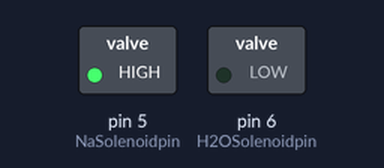
A sketch run on a simulated Arduino Uno, built with avr-gcc and run on an emulated ATmega328P. Shown: switched loads named in the sketch (green lamp = pin HIGH). Dashed ring = blinking.

Above: at 0.5 s.
Timing chart, 0 to 4.6 s (numbered marks = the images above):
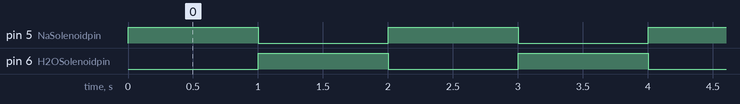

The sketch:

Solenoidactivate.ino
```cpp
void setup() {
Serial.begin(9600);

}

void loop() {
  int NaSolenoidpin = 5;
  int H2OSolenoidpin = 6;
  pinMode(NaSolenoidpin, OUTPUT);
  pinMode(H2OSolenoidpin, OUTPUT);
  int timeopen = 1000;
  int count = 1;
  if(count = 1){
    Solenoidactivate(NaSolenoidpin, timeopen);
    count = count + 1;
  }
  if(count = 2){
    Solenoidactivate(H2OSolenoidpin, timeopen);
    count = count - 1;
  }

}


void Solenoidactivate(int powerpin, int(duration)) {
  digitalWrite(powerpin, HIGH);
  delay (duration);
  digitalWrite(powerpin, LOW);

}
```

Measured:
- by itself, pin 5 (NaSolenoidpin), pin 6 (H2OSolenoidpin): alternates HIGH for 1.0 s and LOW for 1.0 s
- by itself, everything shown: repeats every 2.0 s, in 3 steps
